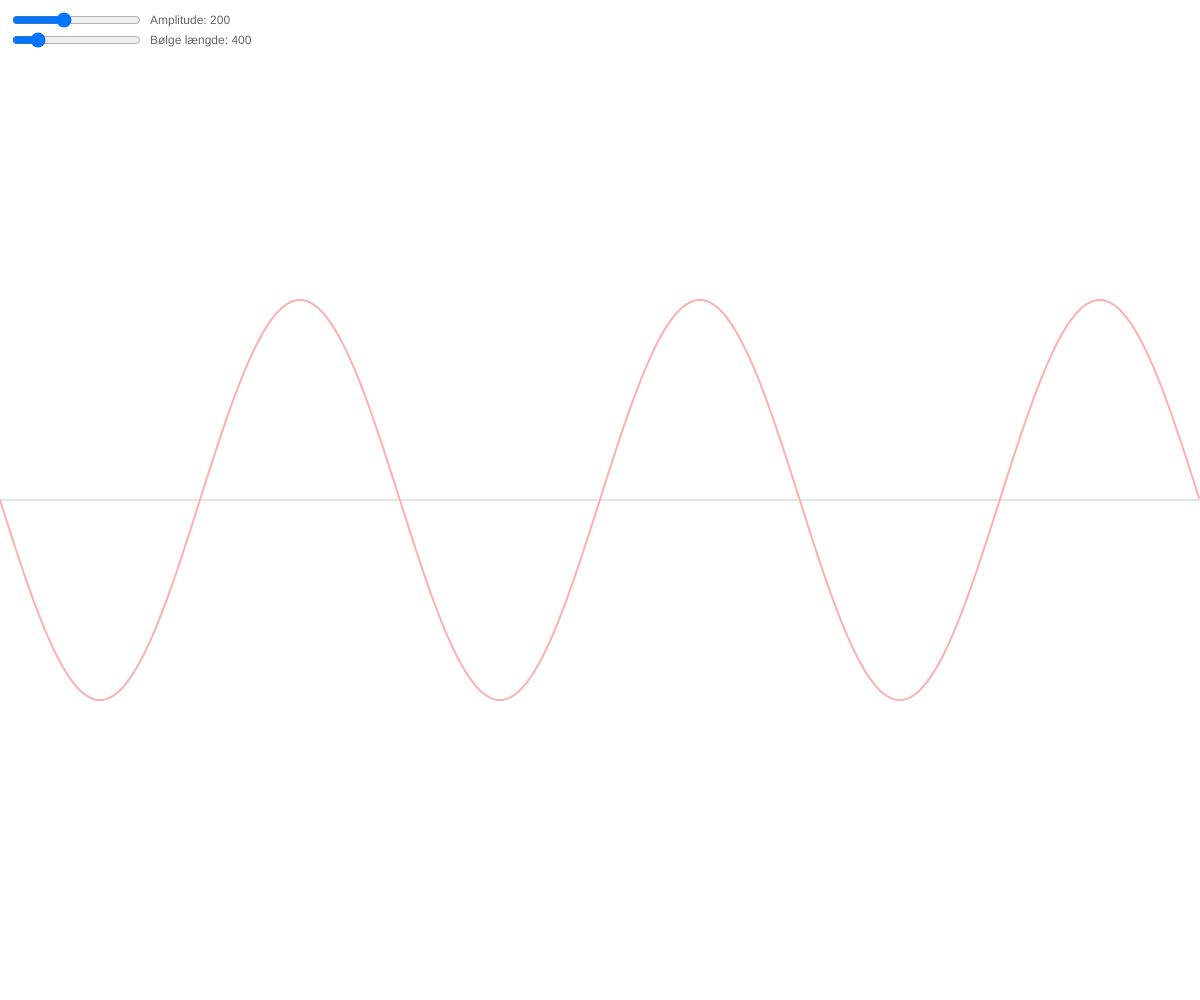
Frame 1 (no input)
Frame 60 (no input): identical to frame 1, image omitted
Frame 120 (the mouse pressed at the canvas centre since frame 60): identical to frame 1, image omitted

The p5.js sketch that drew this single still picture (run headless with seeded random() and noise() and a simulated clock; from frame 60 on, the mouse is pressed at the canvas centre):

// p5.js sketch
// ── sketch.js
// Opretter tomme variable så vi kan gemme sliderne
let amplitudeSlider;
let lengthSlider;

// Underlig constant der bruges til at beregne bølgens længede
const wackFactor = 6.285;

function setup() {
  createCanvas(windowWidth, windowHeight);
  amplitudeSlider = createSlider(10, windowHeight / 2, windowHeight / 5);
  amplitudeSlider.position(10, 10);
  
  lengthSlider = createSlider(10, windowWidth * 2, windowWidth / 3);
  lengthSlider.position(10, 30);
}

function draw() {
  // Hneter værdierne fra sliderne
  const amplitude = amplitudeSlider.value();
  const length = lengthSlider.value();
  
  background(255);
  
  noStroke();
  fill(100);
  text('Amplitude: ' + amplitude, 150, 24);
  text('Bølge længde: ' + length, 150, 44);
  
  translate(0, height / 2);
  
  // Tegner linjen i midten
  stroke(175);
  strokeWeight(0.7);
  line(0, 0, width, 0);
  
  stroke(255, 175, 175);
  strokeWeight(2);
  noFill();
  
  // Tegner selve bølgen
  // https://p5js.org/reference/#/p5/beginShape
  beginShape();
  for(let i = 0; i < windowWidth; i++) {
    vertex(i, sin(i / (length / wackFactor)) * amplitude);
  }
  endShape();
}
